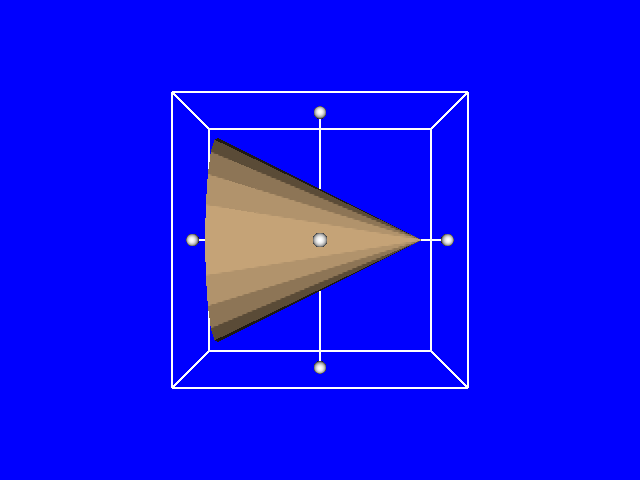

Python code for this plot:
#!/usr/bin/env python

# Use a box widget to interactively transform a cone actor.

# Factory overrides: importing these modules registers the OpenGL rendering
# and interaction style implementations for vtkRenderingCore factory classes.
import vtkmodules.vtkInteractionStyle  # noqa: F401
import vtkmodules.vtkRenderingOpenGL2  # noqa: F401

# VTK pipeline classes used in this example
from vtkmodules.vtkCommonTransforms import vtkTransform
from vtkmodules.vtkFiltersSources import vtkConeSource
from vtkmodules.vtkInteractionWidgets import vtkBoxWidget
from vtkmodules.vtkRenderingCore import (
    vtkActor,
    vtkPolyDataMapper,
    vtkRenderWindow,
    vtkRenderWindowInteractor,
    vtkRenderer,
)

# Colors (normalized RGB)
burlywood_rgb = (0.871, 0.722, 0.529)
blue_rgb = (0.0, 0.0, 1.0)

# Source: generate a cone
cone = vtkConeSource()
cone.SetResolution(20)

# Mapper: map polygon data to graphics primitives
mapper = vtkPolyDataMapper()
mapper.SetInputConnection(cone.GetOutputPort())

# Actor: assign the mapped geometry
actor = vtkActor()
actor.SetMapper(mapper)
actor.GetProperty().SetColor(burlywood_rgb)

# Renderer: assemble the scene
renderer = vtkRenderer()
renderer.AddActor(actor)
renderer.SetBackground(blue_rgb)

# Window: display the rendered scene
render_window = vtkRenderWindow()
render_window.AddRenderer(renderer)
render_window.SetWindowName("box widget")
render_window.SetMultiSamples(0)
render_window.SetSize(640, 480)

# Interactor: handle mouse and keyboard events
render_window_interactor = vtkRenderWindowInteractor()
render_window_interactor.SetRenderWindow(render_window)

# BoxWidget: interactive 3-D box for transforming the actor
box_widget = vtkBoxWidget()
box_widget.SetInteractor(render_window_interactor)
box_widget.SetProp3D(actor)
box_widget.SetPlaceFactor(1.25)
box_widget.PlaceWidget()
box_widget.On()

box_widget.AddObserver("InteractionEvent",
                       lambda obj, event: (
                           obj.GetTransform(t := vtkTransform()),
                           obj.GetProp3D().SetUserTransform(t),
                       ))

# Launch the interactive visualization
render_window_interactor.Initialize()
render_window.Render()
render_window_interactor.Start()
